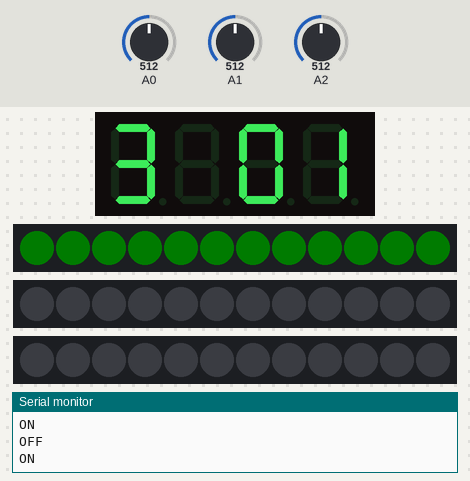
Bench run of a sketch on a simulated Arduino Uno, built with avr-gcc and run on an emulated ATmega328P. Shown: 4-digit seven-segment display, 3 × 12 RGB LEDs in strip order, left to right, the last lines printed to the serial monitor. Inputs (shaded band) come from the test bench; at power-on: A1 = 512, A2 = 512, A0 = 512. Dim RGB values are drawn brighter than linear; random numbers use the default seed unless the sketch sets one.

Above: at 1.2 s.
1.3 s: A1 set to 10
4.3 s: A1 set to 30
At 5.6 s:
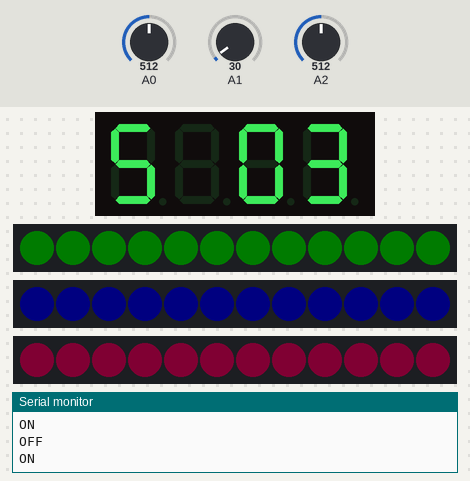
7.3 s: A2 set to 10
At 10.19 s:
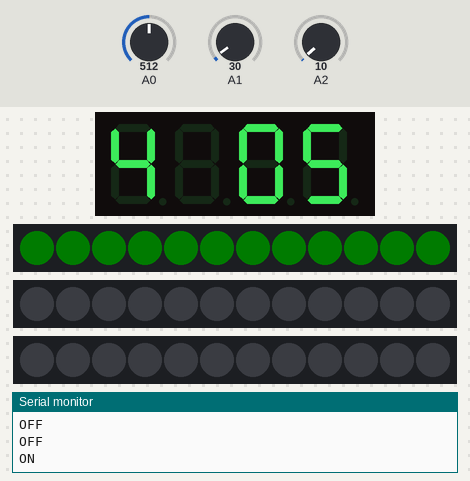
10.2 s: A2 set to 30
At 11.11 s:
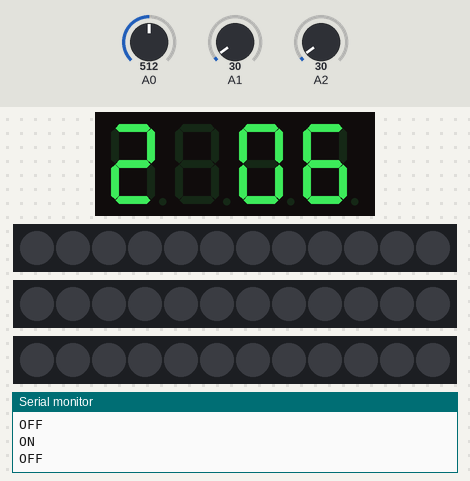
12.3 s: A0 set to 10
At 15.2 s:
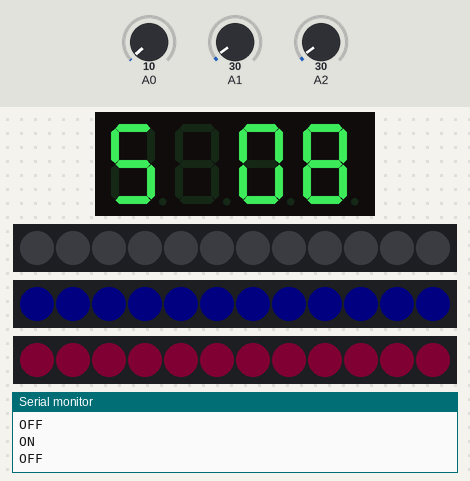
15.3 s: A0 set to 30
At 23.4 s:
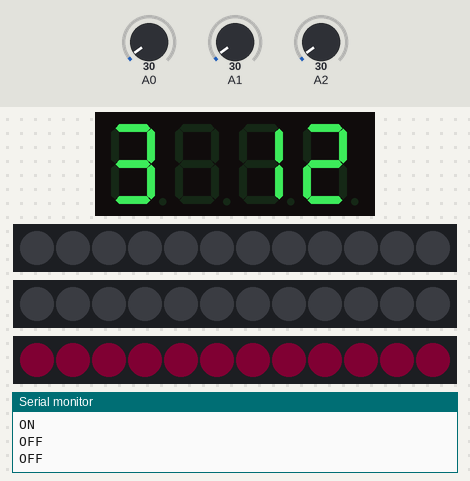

The sketch:

JustDanceFingers_I3A.ino
```cpp
//Just Dance Fingers
  //Connectivité

//I3A EDNA 2018/19
//Alia ElKayar, Sophie Le Gallo & Virginie Souffoy


//COMPTEUR

    // inclure la bibliothèque dédiée à l'afficheur 4 digit
      #include "TM1637.h"
    // définir les pins de connexion pour la clock et la donnée
      #define CLK 8
      #define DIO 9
      TM1637 tm1637(CLK, DIO); //Attacher de manière effective nos pin et notre écran

    // définir les caractères disponibles
      int8_t NumTab[] = {0, 1, 2, 3, 4, 5, 6, 7, 8, 9, 10, 11, 12, 13, 14, 15};

    //définir timer start que l'on va augmenter petit à petit pour calculer en temps
      int t = 0; //temps initial affiché à droite

    //définir la variable/ score que l'on va diminuer/augmenter selon la performance du joueur
      int num1 = 5; //score initial du player1 affiché à gauche


//MILLIS
    // Generally, you should use "unsigned long" for variables that hold time
    // The value will quickly become too large for an int to store
      unsigned long prev_millis = 0;  //stocker la derniere fois Neopixel.ring a été mis à jour

    //constante ne change pas
      const long intervalle = 1000;  //intervalle à quel clignoter (en milliseconds)


//NEOPIXEL.RING
    //inclure la bibliothèque,  Basic sine wave animation for NeoPixel Ring Bangle Bracelet
      #include <Adafruit_NeoPixel.h>

    //On instancie les neopixels
      int BROCHE_LED  = 4; //lire neopixel.ring sur la pin 4 et la stocker dans une variable entière
      int BROCHE_LED2 = 5; //lire neopixel.ring sur la pin 5 et la stocker dans une variable entière
      int BROCHE_LED3 = 6; //lire neopixel.ring sur la pin 6 et la stocker dans une variable entière

    // On instancie l'état initial des neopixels
      int ledState1 = LOW;
      int ledState2 = LOW;
      int ledState3 = LOW;


//Variables BOOLEAN pour le score et la pression

    bool scoreChanged = false;
  //Alltime
    bool pressed0 = false;
    bool scoreChanged0 = false;


  //Neopixel.ring 1
    bool pressed1 = false;
    bool scoreChanged1 = false;

  //Neopixel.ring 2
    bool pressed2 = false;
    bool scoreChanged2 = false;

  //Neopixel.ring 3
    bool pressed3 = false;
    bool scoreChanged3 = false;

// Déclaration de la variable previousMillis
    unsigned long previousMillis = 0; //will store last time Neopixel.ring  was updated

  // Neopixel.ring  time
    long OnTime;  // = 1000; //milliseconds de on-time, temps de neopixel.ring allumé
    long OffTime; // = 1000; //milliseconds de off-time, temps de neopixel.ring éteint

   // définir le nombre de leds
    #define NUM_LEDS 13


// Paramètre 1 = nombre de pixels dans ruban/ring
// Paramètre 2 = pin number à laquelle elle est branchée
// Paramètre 3 = type de pixel
//   NEO_GRB  Pixels en GRB bitstream

    Adafruit_NeoPixel strip1 = Adafruit_NeoPixel(12, BROCHE_LED,  NEO_GRB); //neopixel.ring1
    Adafruit_NeoPixel strip2 = Adafruit_NeoPixel(12, BROCHE_LED2, NEO_GRB); //neopixel.ring2
    Adafruit_NeoPixel strip3 = Adafruit_NeoPixel(12, BROCHE_LED3, NEO_GRB); //neopixel.ring3

    uint32_t color1 = strip1.Color(0, 155, 5);    //vert, neopixel.ring1
    uint32_t color2 = strip2.Color(0, 25, 255);   //bleu, neopixel.ring2
    uint32_t color3 = strip3.Color(255, 0, 100);  //rose, neopixel.ring3


void setup() {

  //CAPTEUR DE FORCE
    Serial.begin(9600); //Ouvrir la connexion série (capteur de force)

  //COMPTEUR
    //Initialiser l'écran et spécifier sa luminosité
    tm1637.init();
    tm1637.set(BRIGHTEST); //BRIGHT_TYPICAL = 2,BRIGHT_DARKEST = 0,BRIGHTEST = 7;


  //Neopixel.rings
    pinMode(BROCHE_LED,  OUTPUT);
    pinMode(BROCHE_LED2, OUTPUT);
    pinMode(BROCHE_LED3, OUTPUT);


  //Neopixel.ring 1
  strip1.begin();
  strip1.show();           // Initialize tous les pixels à 'off'
  strip1.setBrightness(5); // 40/255 brightness/luminosité (autour de 15%)

  for (int i = 0; i < 12; i++) {
    strip1.setPixelColor(i, strip1.Color(0, 0, 0)); //La Neopixel n'affiche aucune couleur
  }


  //Neopixel.ring 2
  strip2.begin();
  strip2.show();
  strip2.setBrightness(5);

  for (int i = 0; i < 12; i++) {
    strip2.setPixelColor(i, strip2.Color(0, 0, 0)); //La Neopixel n'affiche aucune couleur
  }


  //Neopixel.ring 3
  strip3.begin();
  strip3.show();  // Initialize all pixels to 'off'
  strip3.setBrightness(5);

  for (int i = 0; i < 12; i++) {
    strip3.setPixelColor(i, strip3.Color(0, 0, 0));//La Neopixel n'affiche aucune couleur
  }

    randomSeed(analogRead(A5)); //On crée un random sur la pin sans sortie


}


void loop() {


  //CAPTEUR DE FORCE

    //Player1
    //Récupération de la valeur du capteur de force 1
     int value1 = analogRead(0); //lire la valeur sur la pin A0 et la stocker dans une variable entière

    //Récupération de la valeur du capteur de force 2
     int value2 = analogRead(1); //lire la valeur sur la pin A1 et la stocker dans une variable entière

    //Récupération de la valeur du capteur de force 3
     int value3 = analogRead(2); //lire la valeur sur la pin A2 et la stocker dans une variable entière


  //TIMER avec l'afficheur à 4 digits

    // calculer le chiffre à afficher pour chaque colone du tableau de numération
    // car même si notre chiffre à moins de 4 valeurs (0 pour les milliers, centaines et dizaines)
    // on veut afficher les zéros précédent notre valeur.
      int milles = int((t / 1000) % 10);
      int cents  = int((t / 100)  % 10);

      tm1637.display(2, NumTab[milles]); //Afficher le chiffre des milliers sur l'ensemble de segment avant les centaines, placé en troisième.
      tm1637.display(3, NumTab[cents]); //Afficher le chiffre des centaines sur l'ensemble de segment le plus à droite.

      t += 1 ; // augmenter la valeur de t de 1

      if (t < 99) t = 99; //Lorsque t arrive à 99, recommence à compter.


  //SCORE
    tm1637.display(0, num1); //Afficher le score sur l'ensemble de segment le plus à gauche.


  //BOUTON, réinitialiser le jeu

    // définir le bouton
    int buttonVal;

    if (buttonVal == 1) { //Si on appui sur le bouton

      //revenir au score initial (5)/ réinitialise le jeu
      num1 = 5; //score=5
      t = 0; //temps à 0
    }


  //NEOPIXEL.RING.RING + SCORE

   unsigned long currentMillis = millis();


  //Neopixel.ring 1
  if ((ledState1 == LOW)) { //Si le Neopixel.ring  est éteint
    if (value1 > 20 && scoreChanged1 == false) { //si on appuit sur le capteur
      num1 -= 1; //le score baisse de 1 point
      scoreChanged1 = true;
       if (num1 < 0) num1 = 0; //score à 0, afficher 0 (pas de chiffres après le 0)
    }

    //Timer
      if (currentMillis - previousMillis >= OnTime)  {
        scoreChanged1 = false;
        ledState1 = HIGH; //Neopixel.ring allumée
        Serial.println("ON"); //Afficher ON
        previousMillis = currentMillis;
        for (int i = 0; i < 12; i++) { //Caractéristiques de la neopixel.ring
          strip1.setPixelColor(i, color1);
        }
        strip1.show();
      }
    }
    if ((ledState1 == HIGH)) { //si Neopixel.ring est allumée

      if (value1 > 20 && scoreChanged1 == false ) { //et que l'on appui sur le capteur
        //Change score
        num1 += 1; //gagner un point
        scoreChanged1 = true;
         if (num1 >9) num1 = 9; //score à 0, afficher 0 (pas de chiffres après le 0)

        pressed1 = true;
      }

    //Timer
      if (currentMillis - previousMillis >= OffTime) {

        ledState1 = LOW; //Si Neopixel.ring est éteint
        Serial.println("OFF");

        previousMillis = currentMillis;
        for (int i = 0; i < 12; i++) { //Caractéristiques de la neopixel.ring
          strip1.setPixelColor(i, strip1.Color(0, 0, 0));
        }
        scoreChanged1 = false;

        OnTime = random(500, 1000); //Les Neopixel.rings s'allument en random, entre 500 2000 millisecondes
        OffTime = random(500, 1000); //Les Neopixel.rings s'é-teignent en random, entre 500 2000 millisecondes
      }
    }


  //Neopixel.ring 2
  if ((ledState2 == LOW)) {
    if (value2 > 20 && scoreChanged2 == false) {
      num1 -= 1;
      scoreChanged2 = true;
       if (num1 < 0) num1 = 0; //score à 0, afficher 0 (pas de chiffres après le 0)
    }

    //Timer
      if (currentMillis - previousMillis >= OnTime)  {
        scoreChanged2 = false;
        ledState2 = HIGH;
        Serial.println("ON");
        previousMillis = currentMillis;
        for (int i = 0; i < 12; i++) {
          strip2.setPixelColor(i, color2);
        }
        strip2.show();
      }
    }
    if ((ledState2 == HIGH)) {
      if (value2 > 20 && scoreChanged2 == false ) {
        num1 += 1;
        pressed2 = true;
        scoreChanged2 = true;
         if (num1 > 9) num1 = 9; //score à 0, afficher 0 (pas de chiffres après le 0)

      }
      if (currentMillis - previousMillis >= OffTime) {
        ledState2 = LOW;
        Serial.println("OFF");

        previousMillis = currentMillis;
        for (int i = 0; i < 12; i++) {
          strip2.setPixelColor(i, strip2.Color(0, 0, 0));
        }
        scoreChanged2 = false;

        OnTime = random(500, 1000);
        OffTime = random(500, 1000);
      }
    }


  //Neopixel.ring 3
  if ((ledState3 == LOW)) {
    if (value3 > 20 && scoreChanged3 == false) {
      num1 -= 1;
      scoreChanged3 = true;
        if (num1 < 0) num1 = 0; //score à 0, afficher 0 (pas de chiffres après le 0)
    }

    //Timer
      if (currentMillis - previousMillis >= OnTime)  {
        scoreChanged3 = false;
        ledState3 = HIGH;
        Serial.println("ON");
        previousMillis = currentMillis;
        for (int i = 0; i < 12; i++) {
          strip3.setPixelColor(i, color3);
        }
        strip3.show();
      }
    }
    if ((ledState3 == HIGH)) {
      if (value3 > 20 && scoreChanged3 == false ) {
        num1 += 1;
        pressed2 = true;
          if (num1 > 9) num1 = 9; //score à 0, afficher 0 (pas de chiffres après le 0)
        scoreChanged3 = true;
      }
      if (currentMillis - previousMillis >= OffTime) {
        ledState3 = LOW;
        Serial.println("OFF");

        previousMillis = currentMillis;
        for (int i = 0; i < 12; i++) {
          strip3.setPixelColor(i, strip2.Color(0, 0, 0));
        }
        scoreChanged3 = false;

        OnTime  = random(500, 1000);
        OffTime = random(500, 1000);
      }
    }


  // Si un des scores est égal a 0

    //Neopixel.ring 1
      if (num1 == 0) {
        for (int i = 0; i < 12; i++) {
          strip1.setPixelColor(i, strip1.Color(0, 0, 0));
        }
        Serial.println("Game Over");
      }

    //Neopixel.ring 2
      if (num1 == 0) {
        for (int i = 0; i < 12; i++) {
          strip2.setPixelColor(i, strip2.Color(0, 0, 0));
        }
        Serial.println("Game Over");
      }

    //Neopixel.ring 3
      if (num1 == 0) {
        for (int i = 0; i < 12; i++) {
          strip3.setPixelColor(i, strip3.Color(0, 0, 0));
        }
        Serial.println("Game Over");
      }


  // Draw 'head' pixel
    strip1.show();
    strip2.show();
    strip3.show();


}
```

Measured:
- what the display in image 1 shows lasts 0.8 s, from 5.0 s to 5.8 s
- what the display in image 3 shows lasts 0.5 s, from 10.9 s to 11.4 s
- what the display in image 5 shows lasts 0.6 s, from 23.0 s to 23.6 s
